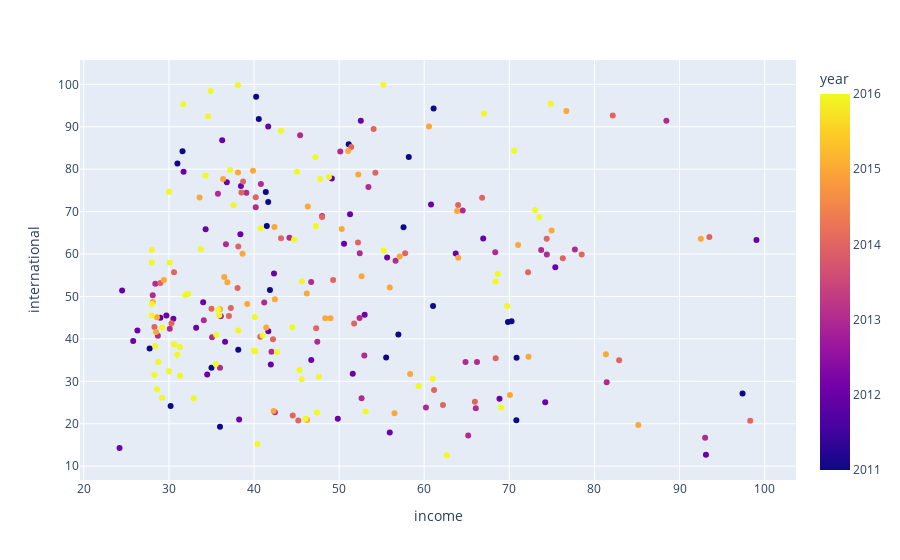

Notebook code cell kept with this figure:
### Code cell
import plotly.express as px
#df = px.data.iris()
fig = px.scatter(df1, x="income", y="international", color="year")
fig.show()

### Figure 1 — Plotly figure (JSON) as saved in the notebook; plotly's stock layout.template omitted (floating-point values rounded to 4 significant figures; data arrays with more than 128 entries replaced by an {"elided": "..."} marker saying what was removed)
{"data": [{"hovertemplate": "income=%{x}<br>international=%{y}<br>year=%{marker.color}<extra></extra>", "legendgroup": "", "marker": {"color": {"elided": "256 int values"}, "coloraxis": "coloraxis", "symbol": "circle"}, "mode": "markers", "name": "", "showlegend": false, "type": "scatter", "x": {"elided": "256 float values"}, "xaxis": "x", "y": {"elided": "256 float values"}, "yaxis": "y"}], "layout": {"coloraxis": {"colorbar": {"title": {"text": "year"}}, "colorscale": [[0, "#0d0887"], [0.1111, "#46039f"], [0.2222, "#7201a8"], [0.3333, "#9c179e"], [0.4444, "#bd3786"], [0.5556, "#d8576b"], [0.6667, "#ed7953"], [0.7778, "#fb9f3a"], [0.8889, "#fdca26"], [1, "#f0f921"]]}, "legend": {"tracegroupgap": 0}, "margin": {"t": 60}, "xaxis": {"anchor": "y", "domain": [0, 1], "title": {"text": "income"}}, "yaxis": {"anchor": "x", "domain": [0, 1], "title": {"text": "international"}}}}
